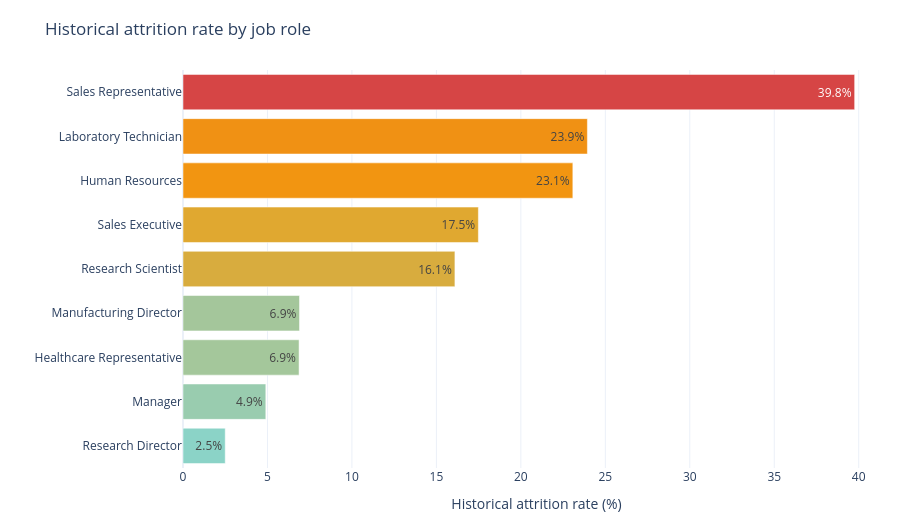

Notebook source saved alongside this figure:
### Markdown cell above
## Visualisation 2: Historical Attrition by Job Role

This chart compares the historical attrition rate across job roles.

### Code cell
role_rates = (
    data.groupby("JobRole", as_index=False)
    .agg(
        Employees=("EmployeeNumber", "size"),
        AttritionRate=("AttritionBinary", "mean"),
    )
    .assign(AttritionRate=lambda frame: frame["AttritionRate"] * 100)
    .sort_values("AttritionRate")
)

fig = px.bar(
    role_rates,
    x="AttritionRate",
    y="JobRole",
    orientation="h",
    text=role_rates["AttritionRate"].map(lambda value: f"{value:.1f}%"),
    color="AttritionRate",
    color_continuous_scale=["#8bd3c7", GOLD, RED],
    hover_data={"Employees": True, "AttritionRate": ":.1f"},
    labels={"AttritionRate": "Historical attrition rate (%)", "JobRole": ""},
    title="Historical attrition rate by job role",
    template=PLOT_TEMPLATE,
)
fig.update_layout(
    coloraxis_showscale=False,
    height=520,
    margin=dict(t=70, l=10, r=10, b=10),
)
fig.show()

### Figure 1 — Plotly figure (JSON) as saved in the notebook; plotly's stock layout.template omitted (floating-point values rounded to 4 significant figures)
{"data": [{"customdata": [[80], [102], [131], [145], [292], [326], [52], [259], [83]], "hovertemplate": "Historical attrition rate (%)=%{marker.color:.1f}<br>=%{y}<br>text=%{text}<br>Employees=%{customdata[0]}<extra></extra>", "legendgroup": "", "marker": {"color": [2.5, 4.902, 6.87, 6.897, 16.1, 17.48, 23.08, 23.94, 39.76], "coloraxis": "coloraxis", "pattern": {"shape": ""}}, "name": "", "orientation": "h", "showlegend": false, "text": ["2.5%", "4.9%", "6.9%", "6.9%", "16.1%", "17.5%", "23.1%", "23.9%", "39.8%"], "textposition": "auto", "type": "bar", "x": [2.5, 4.902, 6.87, 6.897, 16.1, 17.48, 23.08, 23.94, 39.76], "xaxis": "x", "y": ["Research Director", "Manager", "Healthcare Representative", "Manufacturing Director", "Research Scientist", "Sales Executive", "Human Resources", "Laboratory Technician", "Sales Representative"], "yaxis": "y"}], "layout": {"barmode": "relative", "coloraxis": {"autocolorscale": false, "colorbar": {"title": {"text": "Historical attrition rate (%)"}}, "colorscale": [[0, "#8bd3c7"], [0.5, "#f59e0b"], [1, "#d64545"]], "showscale": false}, "height": 520, "legend": {"tracegroupgap": 0}, "margin": {"b": 10, "l": 10, "r": 10, "t": 70}, "title": {"text": "Historical attrition rate by job role"}, "xaxis": {"anchor": "y", "domain": [0, 1], "title": {"text": "Historical attrition rate (%)"}}, "yaxis": {"anchor": "x", "domain": [0, 1], "title": {"text": ""}}}}
